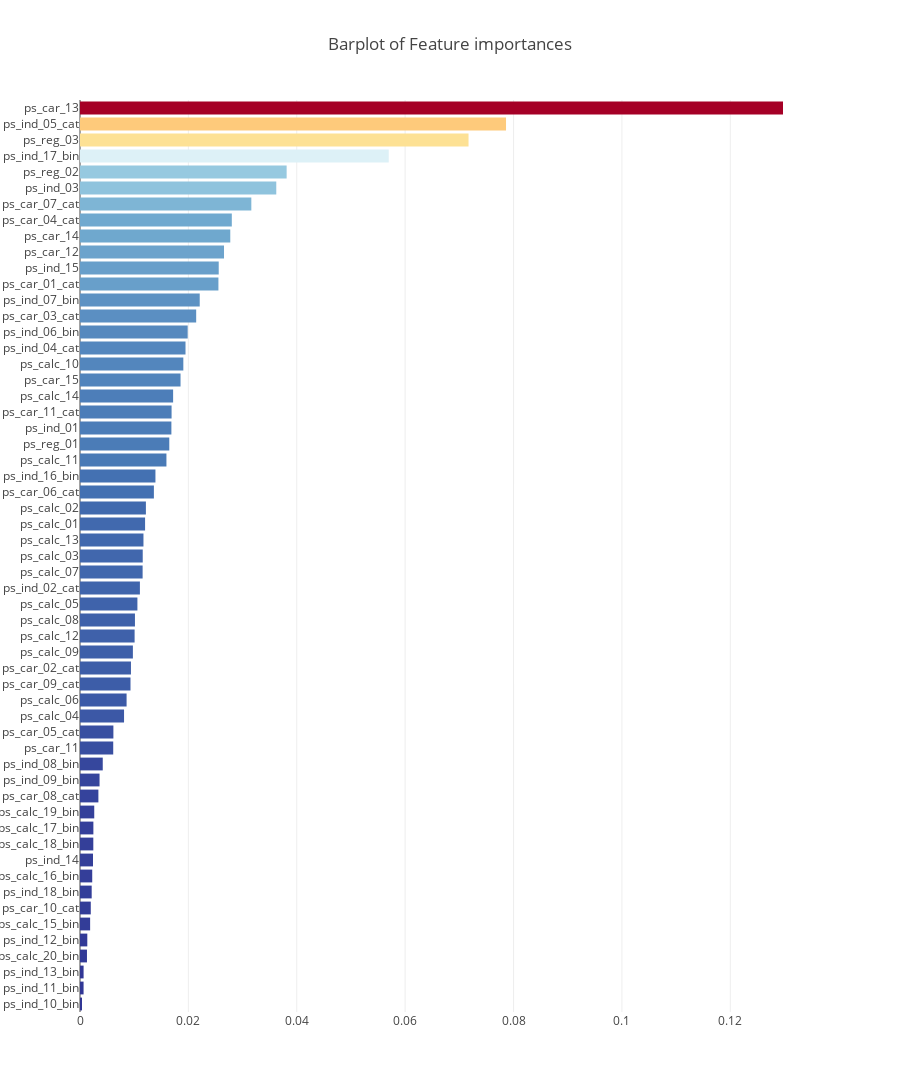

Source (notebook cell):
### Code cell
x, y = (list(x) for x in zip(*sorted(zip(rf.feature_importances_, features), 
                                                            reverse = False)))
trace2 = go.Bar(
    x=x ,
    y=y,
    marker=dict(
        color=x,
        colorscale = [[0.0, 'rgb(165,0,38)'], [0.1111111111111111, 'rgb(215,48,39)'], 
                    [0.2222222222222222, 'rgb(244,109,67)'], [0.3333333333333333, 'rgb(253,174,97)'],
                    [0.4444444444444444, 'rgb(254,224,144)'], [0.5555555555555556, 'rgb(224,243,248)'], 
                    [0.6666666666666666, 'rgb(171,217,233)'], [0.7777777777777778, 'rgb(116,173,209)'], 
                    [0.8888888888888888, 'rgb(69,117,180)'], [1.0, 'rgb(49,54,149)']],
        reversescale = True
    ),
    name='Random Forest Feature importance',
    orientation='h',
)

layout = dict(
    title='Barplot of Feature importances',
     width = 900, height = 2000,
    yaxis=dict(
        showgrid=False,
        showline=False,
        showticklabels=True,
#         domain=[0, 0.85],
    ))

fig1 = go.Figure(data=[trace2])
fig1['layout'].update(layout)
py.iplot(fig1, filename='plots')

### Figure 1 — Plotly figure (JSON) as saved in the notebook; plotly's stock layout.template omitted (floating-point values rounded to 4 significant figures)
{"data": [{"marker": {"color": [0.0003743, 0.0006586, 0.0006631, 0.001287, 0.001347, 0.00187, 0.00199, 0.002158, 0.002257, 0.002396, 0.002456, 0.00247, 0.00263, 0.003394, 0.003608, 0.004199, 0.006131, 0.006161, 0.008129, 0.008598, 0.009318, 0.009404, 0.00976, 0.01008, 0.01014, 0.01059, 0.01105, 0.01156, 0.01158, 0.01171, 0.01201, 0.01216, 0.01364, 0.01392, 0.01595, 0.01648, 0.01686, 0.0169, 0.01718, 0.01855, 0.01907, 0.01947, 0.01987, 0.02144, 0.02209, 0.02554, 0.0256, 0.02658, 0.02773, 0.02801, 0.03162, 0.03622, 0.03813, 0.05697, 0.0717, 0.07861, 0.1297], "colorscale": [[0, "rgb(165,0,38)"], [0.1111, "rgb(215,48,39)"], [0.2222, "rgb(244,109,67)"], [0.3333, "rgb(253,174,97)"], [0.4444, "rgb(254,224,144)"], [0.5556, "rgb(224,243,248)"], [0.6667, "rgb(171,217,233)"], [0.7778, "rgb(116,173,209)"], [0.8889, "rgb(69,117,180)"], [1, "rgb(49,54,149)"]], "reversescale": true}, "name": "Random Forest Feature importance", "orientation": "h", "type": "bar", "x": [0.0003743, 0.0006586, 0.0006631, 0.001287, 0.001347, 0.00187, 0.00199, 0.002158, 0.002257, 0.002396, 0.002456, 0.00247, 0.00263, 0.003394, 0.003608, 0.004199, 0.006131, 0.006161, 0.008129, 0.008598, 0.009318, 0.009404, 0.00976, 0.01008, 0.01014, 0.01059, 0.01105, 0.01156, 0.01158, 0.01171, 0.01201, 0.01216, 0.01364, 0.01392, 0.01595, 0.01648, 0.01686, 0.0169, 0.01718, 0.01855, 0.01907, 0.01947, 0.01987, 0.02144, 0.02209, 0.02554, 0.0256, 0.02658, 0.02773, 0.02801, 0.03162, 0.03622, 0.03813, 0.05697, 0.0717, 0.07861, 0.1297], "y": ["ps_ind_10_bin", "ps_ind_11_bin", "ps_ind_13_bin", "ps_calc_20_bin", "ps_ind_12_bin", "ps_calc_15_bin", "ps_car_10_cat", "ps_ind_18_bin", "ps_calc_16_bin", "ps_ind_14", "ps_calc_18_bin", "ps_calc_17_bin", "ps_calc_19_bin", "ps_car_08_cat", "ps_ind_09_bin", "ps_ind_08_bin", "ps_car_11", "ps_car_05_cat", "ps_calc_04", "ps_calc_06", "ps_car_09_cat", "ps_car_02_cat", "ps_calc_09", "ps_calc_12", "ps_calc_08", "ps_calc_05", "ps_ind_02_cat", "ps_calc_07", "ps_calc_03", "ps_calc_13", "ps_calc_01", "ps_calc_02", "ps_car_06_cat", "ps_ind_16_bin", "ps_calc_11", "ps_reg_01", "ps_ind_01", "ps_car_11_cat", "ps_calc_14", "ps_car_15", "ps_calc_10", "ps_ind_04_cat", "ps_ind_06_bin", "ps_car_03_cat", "ps_ind_07_bin", "ps_car_01_cat", "ps_ind_15", "ps_car_12", "ps_car_14", "ps_car_04_cat", "ps_car_07_cat", "ps_ind_03", "ps_reg_02", "ps_ind_17_bin", "ps_reg_03", "ps_ind_05_cat", "ps_car_13"]}], "layout": {"height": 2000, "title": "Barplot of Feature importances", "width": 900, "yaxis": {"showgrid": false, "showline": false, "showticklabels": true}}}
